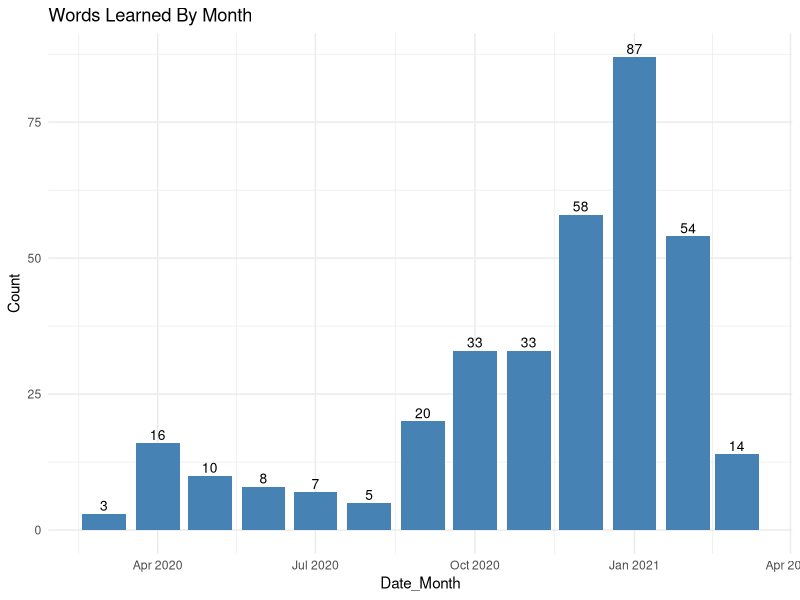
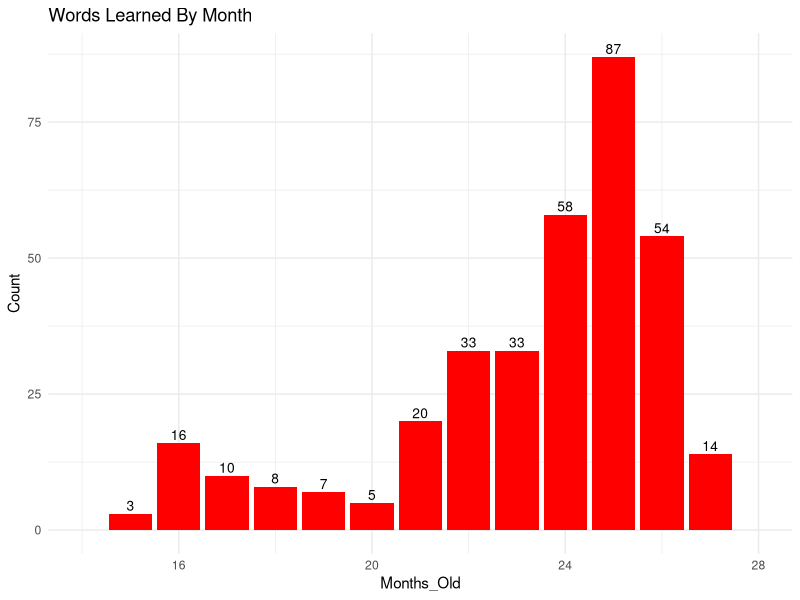

R code for these plots, in order:
## ---- chunk 1
library(readxl)
Raw_Data <- read_excel("Raw Data.xlsx", col_types = c("text","text"))
## ---- chunk 2
head(Raw_Data,4)
tail(Raw_Data,4)
## ---- chunk 3
library(dplyr)
library(stringr)
## ---- chunk 4
df<-Raw_Data%>%
  mutate(Word=str_replace_all(Word,'[0-9]|/|-',""))
head(df,4)
tail(df,4)
## ---- chunk 5
df<-df%>%
  mutate(Date=as.Date(Date,"%m/%d/%Y"))
head(df,5)
tail(df,5)
## ---- chunk 6
library(zoo)
## ---- chunk 7
df<-df%>%mutate(Date=as.Date(na.approx(df$Date, na.rm = FALSE)))
head(df,5)
## ---- chunk 8
library(ggplot2)
library(lubridate)
## ---- chunk 9

df.month<-df%>%
  mutate(Date_Month=floor_date(Date,"months"))%>%
  group_by(Date_Month)%>%
  summarize(Count=n())
df.month
## ---- chunk 10
ggplot(df.month, aes(x=Date_Month,y=Count)) +
  geom_bar(stat='identity', fill="steelblue")+
  geom_text(aes(label=Count), vjust=-0.3, size=3.5)+
  ggtitle("Words Learned By Month")+
  theme_minimal()
## ---- chunk 11
df.month<-df.month%>%
  mutate(Months_Old=interval(ymd(as.Date("2018-12-01"))
                             ,ymd(Date_Month)) %/% months(1))

xlim_max.months_old<-max(df.month$Months_Old,na.rm = TRUE)+1
xlim_min.months_old<-min(df.month$Months_Old,na.rm = TRUE)-1
## ---- chunk 12
ggplot(df.month, aes(x=Months_Old,y=Count)) +
  geom_bar(stat='identity', fill="red")+
  geom_text(aes(label=Count), vjust=-0.3, size=3.5)+
  ggtitle("Words Learned By Month")+
  theme_minimal() +
  scale_x_continuous(limits=c(xlim_min.months_old,xlim_max.months_old))
## ---- chunk 13
word<-"sasqouthanbeek"

count_syllables<-function(word) {
  str_count(word,'[a,e,i,o,u]')-
  str_count(word,'ai')-
  str_count(word,'ay')-
  str_count(word,'ee')-
  str_count(word,'ea')-
  str_count(word,'oa ')-
  str_count(word,'ou')-
  str_count(word,'oe')
}

count_syllables(word)
## ---- chunk 14
df<-df%>%
  mutate(SyllableCount=count_syllables(tolower(Word)))
head(df)
tail(df)
